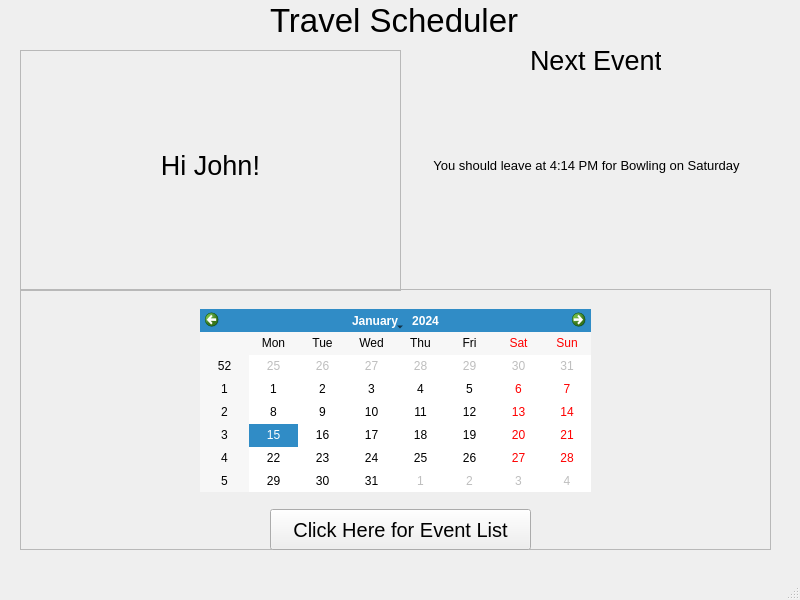
<?xml version="1.0" encoding="UTF-8"?>
<ui version="4.0">
 <class>MainWindow</class>
 <widget class="QMainWindow" name="MainWindow">
  <property name="geometry">
   <rect>
    <x>0</x>
    <y>0</y>
    <width>800</width>
    <height>600</height>
   </rect>
  </property>
  <property name="windowTitle">
   <string>MainWindow</string>
  </property>
  <widget class="QWidget" name="centralwidget">
   <widget class="QLabel" name="label">
    <property name="geometry">
     <rect>
      <x>270</x>
      <y>-10</y>
      <width>251</width>
      <height>61</height>
     </rect>
    </property>
    <property name="font">
     <font>
      <pointsize>25</pointsize>
     </font>
    </property>
    <property name="text">
     <string>Travel Scheduler</string>
    </property>
    <property name="scaledContents">
     <bool>false</bool>
    </property>
   </widget>
   <widget class="QFrame" name="frame">
    <property name="geometry">
     <rect>
      <x>20</x>
      <y>50</y>
      <width>381</width>
      <height>241</height>
     </rect>
    </property>
    <property name="frameShape">
     <enum>QFrame::StyledPanel</enum>
    </property>
    <property name="frameShadow">
     <enum>QFrame::Raised</enum>
    </property>
    <widget class="QFrame" name="frame_2">
     <property name="geometry">
      <rect>
       <x>380</x>
       <y>0</y>
       <width>371</width>
       <height>241</height>
      </rect>
     </property>
     <property name="frameShape">
      <enum>QFrame::StyledPanel</enum>
     </property>
     <property name="frameShadow">
      <enum>QFrame::Raised</enum>
     </property>
    </widget>
    <widget class="QLabel" name="label_4">
     <property name="geometry">
      <rect>
       <x>10</x>
       <y>40</y>
       <width>361</width>
       <height>151</height>
      </rect>
     </property>
     <property name="font">
      <font>
       <pointsize>20</pointsize>
      </font>
     </property>
     <property name="text">
      <string>Hi John!</string>
     </property>
     <property name="alignment">
      <set>Qt::AlignCenter</set>
     </property>
    </widget>
   </widget>
   <widget class="QLabel" name="label_2">
    <property name="geometry">
     <rect>
      <x>530</x>
      <y>50</y>
      <width>131</width>
      <height>21</height>
     </rect>
    </property>
    <property name="font">
     <font>
      <pointsize>20</pointsize>
     </font>
    </property>
    <property name="text">
     <string>Next Event</string>
    </property>
   </widget>
   <widget class="QLabel" name="label_5">
    <property name="geometry">
     <rect>
      <x>416</x>
      <y>90</y>
      <width>341</width>
      <height>151</height>
     </rect>
    </property>
    <property name="font">
     <font>
      <pointsize>10</pointsize>
     </font>
    </property>
    <property name="text">
     <string>You should leave at 4:14 PM for Bowling on Saturday</string>
    </property>
    <property name="alignment">
     <set>Qt::AlignCenter</set>
    </property>
   </widget>
   <widget class="QFrame" name="frame_3">
    <property name="geometry">
     <rect>
      <x>20</x>
      <y>289</y>
      <width>751</width>
      <height>261</height>
     </rect>
    </property>
    <property name="frameShape">
     <enum>QFrame::StyledPanel</enum>
    </property>
    <property name="frameShadow">
     <enum>QFrame::Raised</enum>
    </property>
    <widget class="QPushButton" name="pushButton">
     <property name="geometry">
      <rect>
       <x>250</x>
       <y>220</y>
       <width>261</width>
       <height>41</height>
      </rect>
     </property>
     <property name="font">
      <font>
       <pointsize>15</pointsize>
      </font>
     </property>
     <property name="text">
      <string>Click Here for Event List</string>
     </property>
    </widget>
    <widget class="QCalendarWidget" name="calendarWidget">
     <property name="geometry">
      <rect>
       <x>180</x>
       <y>20</y>
       <width>391</width>
       <height>183</height>
      </rect>
     </property>
    </widget>
   </widget>
   <zorder>frame_3</zorder>
   <zorder>label</zorder>
   <zorder>frame</zorder>
   <zorder>label_2</zorder>
   <zorder>label_5</zorder>
  </widget>
  <widget class="QMenuBar" name="menubar">
   <property name="geometry">
    <rect>
     <x>0</x>
     <y>0</y>
     <width>800</width>
     <height>21</height>
    </rect>
   </property>
  </widget>
  <widget class="QStatusBar" name="statusbar"/>
 </widget>
 <resources/>
 <connections/>
</ui>
